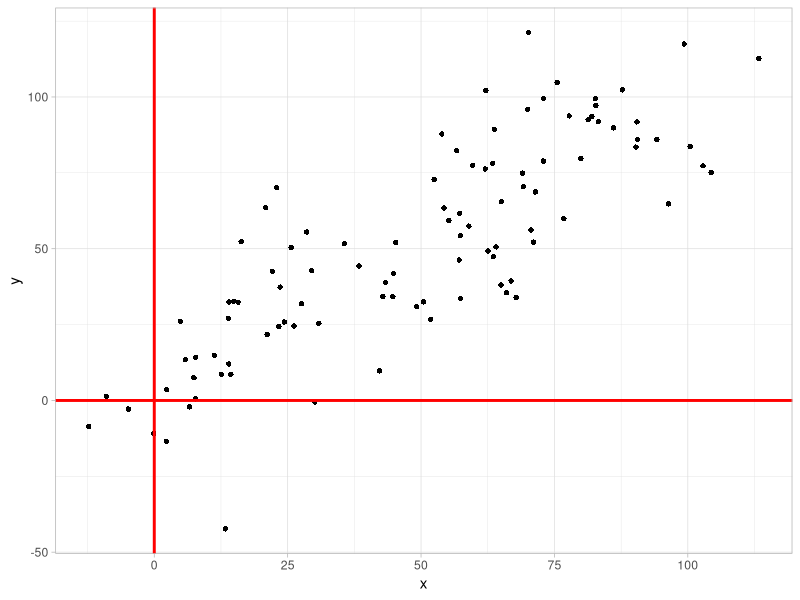
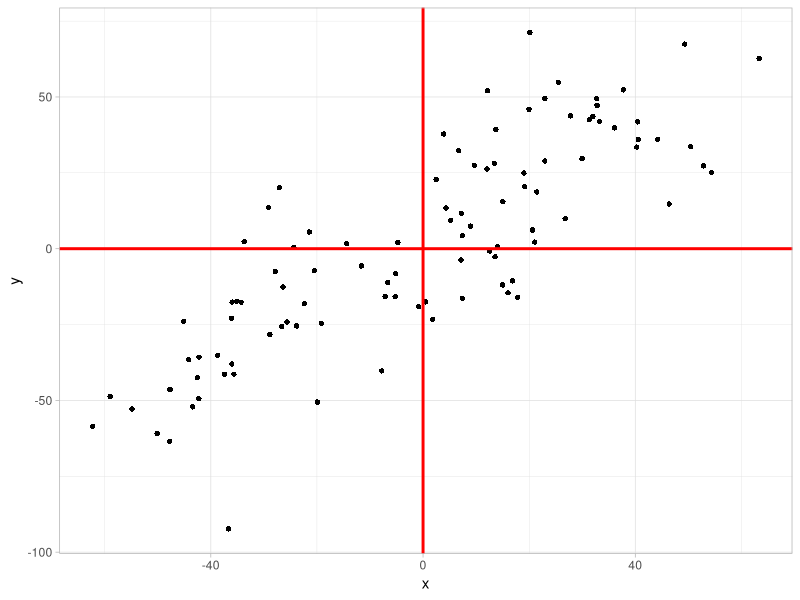
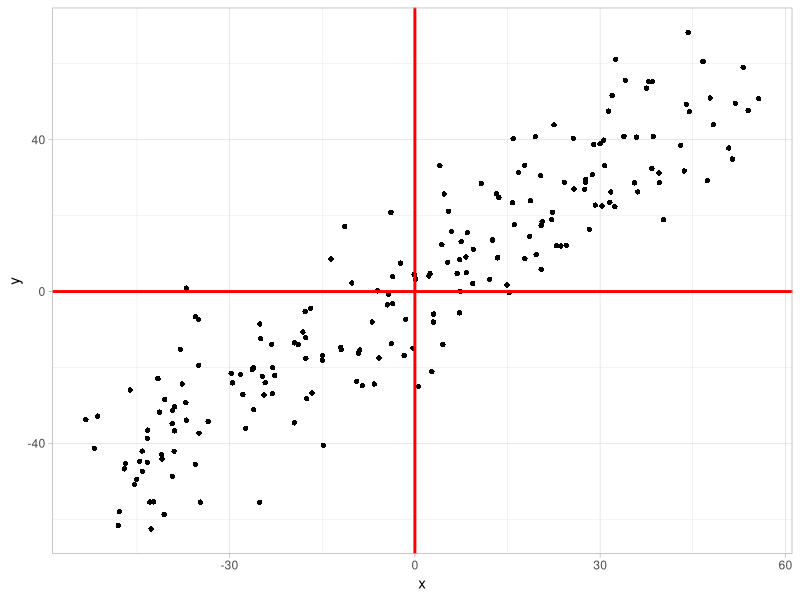
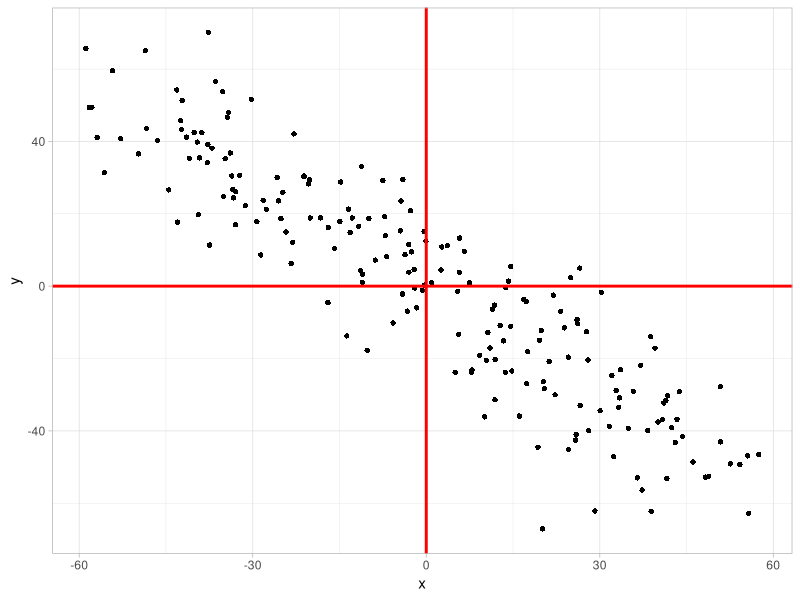
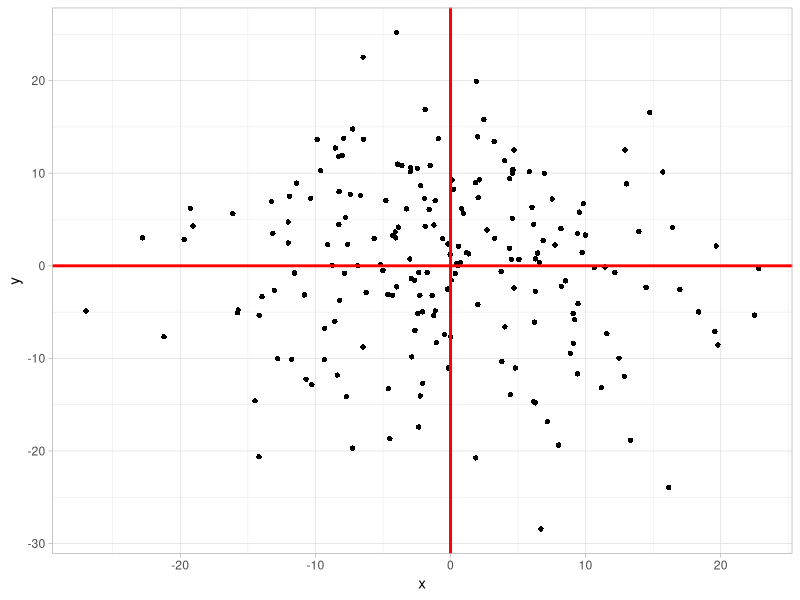
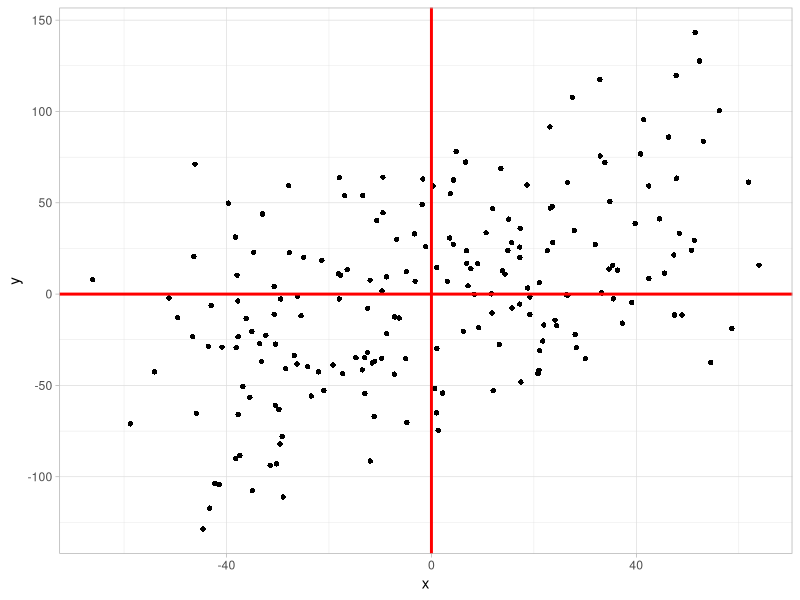

R code for these plots, in order:
setwd("/Users/yolandatiao/Documents/1 Pipkin_Lab/_Lab meeting & T Cell Club/20180409 Joint Lab Meeting")

# Data
library(ggplot2)
data=data.frame(cond = rep(c("condition_1", "condition_2"), each=10), my_x = 1:100 + rnorm(100,sd=9), my_y = 1:100 + rnorm(100,sd=16) )


# Plot1
plot1 <- ggplot(data, aes(x=my_x, y=my_y)) + geom_point(shape=16) + theme_light() + xlab("x") + ylab("y") +
  geom_hline(yintercept=0, color = "red", size=1) +
  geom_vline(xintercept=0, color = "red", size=1)
ggsave("plot1.png", plot1, device="png", width = 8, height = 8,  units = "cm")


# Plot2, normalized
plot2 <- ggplot(data, aes(x=my_x-50, y=my_y-50)) + geom_point(shape=16) + theme_light() + xlab("x") + ylab("y") +
  geom_hline(yintercept=0, color = "red", size=1) +
  geom_vline(xintercept=0, color = "red", size=1)
ggsave("plot2.png", plot2, device="png", width = 8, height = 8,  units = "cm") 

###--- Plot 2 covariance
cov(data$my_x-50, data$my_x-50)
cov(data$my_x-50, data$my_y-50)
cov(data$my_y-50, data$my_x-50)
cov(data$my_y-50, data$my_y-50)


###--- Plot 3
data3=data.frame(cond = rep(c("condition_1", "condition_2"), each=10), my_x = 1:100 + rnorm(200,sd=9), my_y = 1:100 + rnorm(200,sd=9) )
plot3 <- ggplot(data3, aes(x=my_x-50, y=my_y-50)) + geom_point(shape=16) + theme_light() + xlab("x") + ylab("y") +
  geom_hline(yintercept=0, color = "red", size=1) +
  geom_vline(xintercept=0, color = "red", size=1)
ggsave("plot3.png", plot3, device="png", width = 8, height = 8,  units = "cm") 

###--- Plot 3 covariance
cov(data3$my_x-50, data3$my_x-50)
cov(data3$my_x-50, data3$my_y-50)
cov(data3$my_y-50, data3$my_x-50)
cov(data3$my_y-50, data3$my_y-50)


###--- Plot 4
data4=data.frame(cond = rep(c("condition_1", "condition_2"), each=10), my_x = 100:1 + rnorm(200,sd=9), my_y = 1:100 + rnorm(200,sd=9) )
plot4 <- ggplot(data4, aes(x=my_x-50, y=my_y-50)) + geom_point(shape=16) + theme_light() + xlab("x") + ylab("y") +
  geom_hline(yintercept=0, color = "red", size=1) +
  geom_vline(xintercept=0, color = "red", size=1)
ggsave("plot4.png", plot4, device="png", width = 8, height = 8,  units = "cm") 

###--- Plot 4 covariance
cov(data4$my_x-50, data4$my_x-50)
cov(data4$my_x-50, data4$my_y-50)
cov(data4$my_y-50, data4$my_x-50)
cov(data4$my_y-50, data4$my_y-50)


###--- Plot 5
data5=data.frame(cond = rep(c("condition_1", "condition_2"), each=10), my_x = 0 + rnorm(200,sd=9), my_y = 0 + rnorm(200,sd=9) )
plot5 <- ggplot(data5, aes(x=my_x, y=my_y)) + geom_point(shape=16) + theme_light() + xlab("x") + ylab("y") +
  geom_hline(yintercept=0, color = "red", size=1) +
  geom_vline(xintercept=0, color = "red", size=1)
ggsave("plot5.png", plot5, device="png", width = 8, height = 8,  units = "cm") 

###--- Plot 5 covariance
cov(data5$my_x, data5$my_x)
cov(data5$my_x, data5$my_y)
cov(data5$my_y, data5$my_x)
cov(data5$my_y, data5$my_y)

###--- Plot 6
data6=data.frame(cond = rep(c("condition_1", "condition_2"), each=10), my_x = 1:100 + rnorm(200,sd=10), my_y = 1:100 + rnorm(200,sd=40) )
plot6 <- ggplot(data6, aes(x=my_x-50, y=my_y-50)) + geom_point(shape=16) + theme_light() + xlab("x") + ylab("y") +
  geom_hline(yintercept=0, color = "red", size=1) +
  geom_vline(xintercept=0, color = "red", size=1)
ggsave("plot6.png", plot6, device="png", width = 8, height = 8,  units = "cm") 

###--- Plot 6 covariance
cov(data6$my_x-50, data6$my_x-50)
cov(data6$my_x-50, data6$my_y-50)
cov(data6$my_y-50, data6$my_x-50)
cov(data6$my_y-50, data6$my_y-50)




